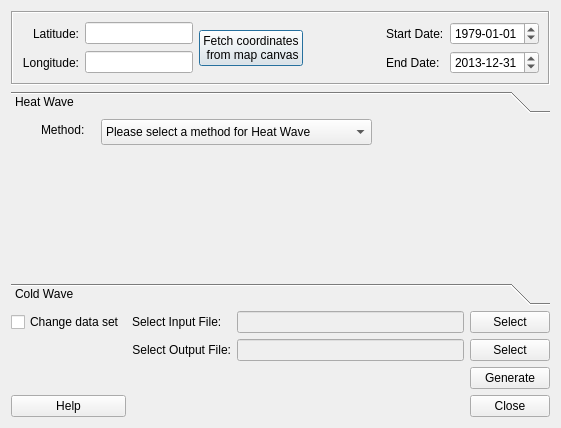
<?xml version="1.0" encoding="UTF-8"?>
<ui version="4.0">
 <class>ExtremeFinderDialogBase</class>
 <widget class="QDialog" name="ExtremeFinderDialogBase">
  <property name="geometry">
   <rect>
    <x>0</x>
    <y>0</y>
    <width>561</width>
    <height>428</height>
   </rect>
  </property>
  <property name="windowTitle">
   <string>Extreme Finder</string>
  </property>
  <layout class="QGridLayout" name="gridLayout_4">
   <item row="0" column="0">
    <widget class="QFrame" name="frame_2">
     <property name="frameShape">
      <enum>QFrame::Box</enum>
     </property>
     <property name="frameShadow">
      <enum>QFrame::Sunken</enum>
     </property>
     <layout class="QGridLayout" name="gridLayout_3">
      <item row="0" column="0">
       <layout class="QGridLayout" name="gridLayout_2">
        <item row="0" column="3">
         <spacer name="horizontalSpacer">
          <property name="orientation">
           <enum>Qt::Horizontal</enum>
          </property>
          <property name="sizeHint" stdset="0">
           <size>
            <width>40</width>
            <height>20</height>
           </size>
          </property>
         </spacer>
        </item>
        <item row="0" column="1">
         <widget class="QLineEdit" name="textOutput_lat">
          <property name="inputMask">
           <string/>
          </property>
          <property name="text">
           <string/>
          </property>
         </widget>
        </item>
        <item row="0" column="5">
         <widget class="QLabel" name="label">
          <property name="text">
           <string>Start Date:</string>
          </property>
         </widget>
        </item>
        <item row="1" column="1">
         <widget class="QLineEdit" name="textOutput_lon">
          <property name="text">
           <string/>
          </property>
         </widget>
        </item>
        <item row="1" column="6">
         <widget class="QDateEdit" name="dateEditEnd">
          <property name="maximumDate">
           <date>
            <year>2016</year>
            <month>12</month>
            <day>31</day>
           </date>
          </property>
          <property name="minimumDate">
           <date>
            <year>1901</year>
            <month>1</month>
            <day>1</day>
           </date>
          </property>
          <property name="displayFormat">
           <string>yyyy-MM-dd</string>
          </property>
          <property name="date">
           <date>
            <year>2013</year>
            <month>12</month>
            <day>31</day>
           </date>
          </property>
         </widget>
        </item>
        <item row="0" column="6">
         <widget class="QDateEdit" name="dateEditStart">
          <property name="maximumDateTime">
           <datetime>
            <hour>23</hour>
            <minute>59</minute>
            <second>59</second>
            <year>2016</year>
            <month>12</month>
            <day>31</day>
           </datetime>
          </property>
          <property name="minimumDateTime">
           <datetime>
            <hour>0</hour>
            <minute>0</minute>
            <second>0</second>
            <year>1901</year>
            <month>1</month>
            <day>1</day>
           </datetime>
          </property>
          <property name="maximumDate">
           <date>
            <year>2016</year>
            <month>12</month>
            <day>31</day>
           </date>
          </property>
          <property name="minimumDate">
           <date>
            <year>1901</year>
            <month>1</month>
            <day>1</day>
           </date>
          </property>
          <property name="displayFormat">
           <string>yyyy-MM-dd</string>
          </property>
          <property name="date">
           <date>
            <year>1979</year>
            <month>1</month>
            <day>1</day>
           </date>
          </property>
         </widget>
        </item>
        <item row="0" column="0">
         <widget class="QLabel" name="label_12">
          <property name="text">
           <string>Latitude:</string>
          </property>
          <property name="alignment">
           <set>Qt::AlignRight|Qt::AlignTrailing|Qt::AlignVCenter</set>
          </property>
         </widget>
        </item>
        <item row="1" column="0">
         <widget class="QLabel" name="label_11">
          <property name="text">
           <string>Longitude:</string>
          </property>
          <property name="alignment">
           <set>Qt::AlignRight|Qt::AlignTrailing|Qt::AlignVCenter</set>
          </property>
         </widget>
        </item>
        <item row="1" column="5">
         <widget class="QLabel" name="label_2">
          <property name="text">
           <string>End Date:</string>
          </property>
         </widget>
        </item>
        <item row="0" column="2" rowspan="2">
         <widget class="QPushButton" name="selectpoint">
          <property name="text">
           <string>Fetch coordinates
 from map canvas</string>
          </property>
         </widget>
        </item>
       </layout>
      </item>
     </layout>
    </widget>
   </item>
   <item row="1" column="0">
    <widget class="QToolBox" name="toolBox">
     <property name="currentIndex">
      <number>0</number>
     </property>
     <widget class="QWidget" name="page">
      <property name="geometry">
       <rect>
        <x>0</x>
        <y>0</y>
        <width>537</width>
        <height>76</height>
       </rect>
      </property>
      <attribute name="label">
       <string>Heat Wave</string>
      </attribute>
      <widget class="QComboBox" name="comboBox_HW">
       <property name="geometry">
        <rect>
         <x>90</x>
         <y>0</y>
         <width>271</width>
         <height>26</height>
        </rect>
       </property>
       <item>
        <property name="text">
         <string>Please select a method for Heat Wave</string>
        </property>
       </item>
       <item>
        <property name="text">
         <string extracomment="Exceedance index—longest period where maximum temperature is above the 97.5th percentile for at least 3days; average daily maximum temperature across the event is over the 97.5th percentile; all days are above the 81st percentile.">Meehl and Tebaldi (2004)</string>
        </property>
       </item>
       <item>
        <property name="text">
         <string extracomment="Multi-measurement index—periods of at least 6days where maximum temperature exceeds the calendar day 90th percentile (15day calendar window).">Fischer and Schär (2010)</string>
        </property>
       </item>
       <item>
        <property name="text">
         <string extracomment="Atleast3daysabovethe98thpercentileofmaximumtemperature.The 98th percentile of the daily Tmax&#13;values in the MJJASO months">Schoetter et al. (2014)</string>
        </property>
       </item>
       <item>
        <property name="text">
         <string extracomment="Periods of various length where daily mean temperature is above the 90th percentile">Vautard et al. (2013)</string>
        </property>
       </item>
      </widget>
      <widget class="QLabel" name="label_13">
       <property name="geometry">
        <rect>
         <x>30</x>
         <y>-10</y>
         <width>69</width>
         <height>41</height>
        </rect>
       </property>
       <property name="text">
        <string>Method:</string>
       </property>
      </widget>
     </widget>
     <widget class="QWidget" name="page_2">
      <property name="geometry">
       <rect>
        <x>0</x>
        <y>0</y>
        <width>537</width>
        <height>76</height>
       </rect>
      </property>
      <attribute name="label">
       <string>Cold Wave</string>
      </attribute>
      <widget class="QComboBox" name="comboBox_CW">
       <property name="geometry">
        <rect>
         <x>90</x>
         <y>0</y>
         <width>271</width>
         <height>26</height>
        </rect>
       </property>
       <item>
        <property name="text">
         <string>Please select a method for Cold Wave</string>
        </property>
       </item>
       <item>
        <property name="text">
         <string extracomment="cold night: temperature lower than 10th percentile of daily minimal temperatures calculated for a 5-day window centred on each calendar day in 1961–1990; cold wave: six consecutive cold nights.">Sirje Keevallik (2015)</string>
        </property>
       </item>
       <item>
        <property name="text">
         <string extracomment="a cold wave is defined if the minimum temperature at a grid point is below the normal temperature by 3 °C or more, consecutively for 3 days or more.">A. K. Srivastava (2009)</string>
        </property>
       </item>
       <item>
        <property name="text">
         <string extracomment="at least 6 consecutive days with negative deviations of at least 5°C from the normal value of each calendar day">Busuioc et al., (2010) </string>
        </property>
       </item>
      </widget>
      <widget class="QLabel" name="label_14">
       <property name="geometry">
        <rect>
         <x>30</x>
         <y>-10</y>
         <width>69</width>
         <height>41</height>
        </rect>
       </property>
       <property name="text">
        <string>Method:</string>
       </property>
      </widget>
     </widget>
    </widget>
   </item>
   <item row="2" column="0">
    <layout class="QGridLayout" name="gridLayout">
     <item row="3" column="4">
      <widget class="QPushButton" name="runButton">
       <property name="cursor">
        <cursorShape>ArrowCursor</cursorShape>
       </property>
       <property name="text">
        <string>Generate</string>
       </property>
      </widget>
     </item>
     <item row="4" column="4">
      <widget class="QPushButton" name="pushButtonClose">
       <property name="text">
        <string>Close</string>
       </property>
      </widget>
     </item>
     <item row="2" column="3">
      <widget class="QLineEdit" name="textOutput">
       <property name="enabled">
        <bool>false</bool>
       </property>
       <property name="layoutDirection">
        <enum>Qt::LeftToRight</enum>
       </property>
       <property name="text">
        <string/>
       </property>
      </widget>
     </item>
     <item row="4" column="1">
      <widget class="QPushButton" name="pushButtonHelp">
       <property name="text">
        <string>Help</string>
       </property>
      </widget>
     </item>
     <item row="2" column="4">
      <widget class="QPushButton" name="pushButtonSave">
       <property name="text">
        <string>Select</string>
       </property>
      </widget>
     </item>
     <item row="2" column="2">
      <widget class="QLabel" name="label_5">
       <property name="text">
        <string>Select Output File:</string>
       </property>
       <property name="alignment">
        <set>Qt::AlignRight|Qt::AlignTrailing|Qt::AlignVCenter</set>
       </property>
      </widget>
     </item>
     <item row="0" column="2">
      <widget class="QLabel" name="label_3">
       <property name="text">
        <string>Select Input File:</string>
       </property>
      </widget>
     </item>
     <item row="0" column="3">
      <widget class="QLineEdit" name="textInput">
       <property name="enabled">
        <bool>false</bool>
       </property>
       <property name="layoutDirection">
        <enum>Qt::LeftToRight</enum>
       </property>
       <property name="text">
        <string/>
       </property>
      </widget>
     </item>
     <item row="0" column="4">
      <widget class="QPushButton" name="pushButtonSave_2">
       <property name="text">
        <string>Select</string>
       </property>
      </widget>
     </item>
     <item row="0" column="1">
      <widget class="QCheckBox" name="checkBox">
       <property name="text">
        <string>Change data set</string>
       </property>
      </widget>
     </item>
    </layout>
   </item>
  </layout>
 </widget>
 <resources/>
 <connections/>
</ui>
